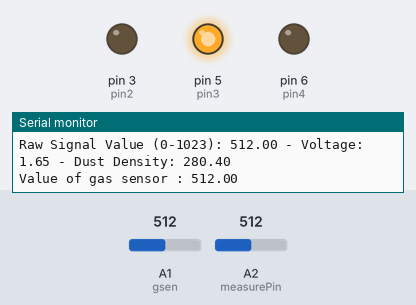
A sketch run on a simulated Arduino Uno, built with avr-gcc and run on an emulated ATmega328P. Shown: output pins drawn as LEDs (lit = HIGH), the last lines printed to the serial monitor. Inputs (shaded band) come from the test bench; at power-on: A2 (measurePin) = 512, A1 (gsen) = 512.

Above: at 1.8 s.
1.9 s: A2 (measurePin) set to 422
3.4 s: A2 (measurePin) set to 400
At 4.6 s:
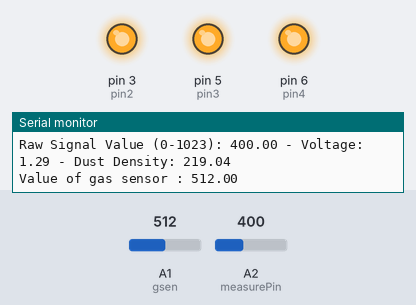
5.7 s: A2 (measurePin) set to 900
At 7.4 s:
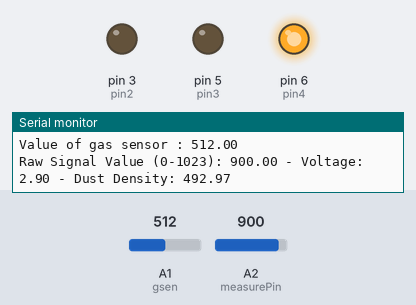
7.8 s: A2 (measurePin) set to 741
9.6 s: A2 (measurePin) set to 712
At 11.7 s:
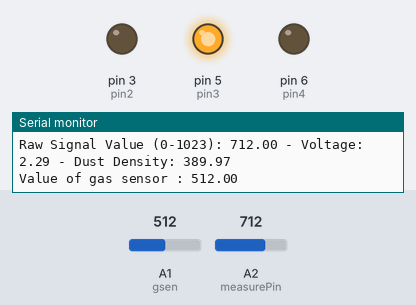
12.0 s: A2 (measurePin) set to 1023
At 13.6 s:
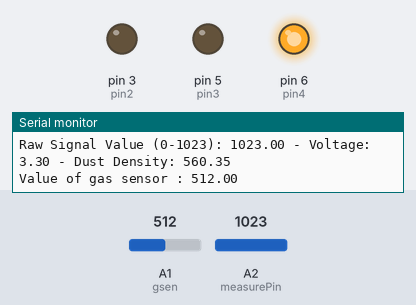
Timing chart, 0 to 15.1 s (numbered marks = the images above; inputs shaded):
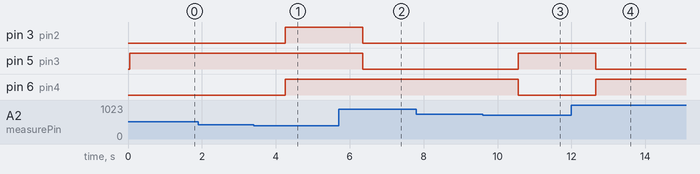

The sketch:

Main_Code.ino
```cpp
float sensorValue;
float DustVal;
int gsen = A1;
int dsen = A0;
int pin2 = 3;
int pin3 = 5;
int pin4 = 6;

int measurePin = 2;
int ledPower = 2;

int samplingTime = 280;
int deltaTime = 40;
int sleepTime = 9680;

float voMeasured = 0;
float calcVoltage = 0;
float dustDensity = 0;

float Normal_upper=100;
float Polluted_upper=225;
float Toxic_upper=400;
float hazardL = 600;

void setup()
{
  Serial.begin(9600);      // sets the serial port to 9600
  pinMode(pin2, OUTPUT);
  pinMode(pin3, OUTPUT);
  pinMode(pin4, OUTPUT);
  //pinMode(ledPower,OUTPUT);
}

void setColor(int red, int green, int blue)
{
  analogWrite(pin2, red);
  analogWrite(pin3, green);
  analogWrite(pin4, blue);
}

void loop()
{
  //setColor(255,0,0);
  digitalWrite(ledPower,LOW); // power on the LED
  delayMicroseconds(samplingTime);

  voMeasured = analogRead(measurePin); // read the dust value

  delayMicroseconds(deltaTime);
  digitalWrite(ledPower,HIGH); // turn the LED off
  delayMicroseconds(sleepTime);

  // 0 - 3.3V mapped to 0 - 1023 integer values
  // recover voltage
  calcVoltage = voMeasured * (3.3 / 1024);
  dustDensity = 1000*0.17 * calcVoltage - 0.1;

  Serial.print("Raw Signal Value (0-1023): ");
  Serial.print(voMeasured);

  Serial.print(" - Voltage: ");
  Serial.print(calcVoltage);

  Serial.print(" - Dust Density: ");
  Serial.println(dustDensity);


  sensorValue = analogRead(gsen);       // read analog input pin 0

  Serial.print("Value of gas sensor : ");
  Serial.println(sensorValue);

  if (dustDensity < Normal_upper) {
    setColor(255, 255 , 255);  //white
  }
  else if (dustDensity <Polluted_upper) {
    setColor(255,255, 255);  //white
  }
  else if (dustDensity <Toxic_upper) {
   setColor(0, 255, 0);  //green
  }
  else if (dustDensity < hazardL ){
    setColor(0,0,255);  //red
  }
  else {
    setColor(255, 0, 0);  // red
  }

  delay(1000);
}
```

Measured:
- the behaviour switches between 411 and 410 on A2 (measurePin) (found by bisection; images 0 and 1)
- the behaviour switches between 731 and 730 on A2 (measurePin) (found by bisection; images 2 and 3)
- after the input at 3.4 s, pin 3 (pin2), pin 6 (pin4): LOW → HIGH after 0.85 s
- after the input at 5.7 s, pin 3 (pin2), pin 5 (pin3): HIGH → LOW after 0.66 s
- after the input at 9.6 s, pin 5 (pin3): LOW → HIGH after 0.96 s; pin 6 (pin4): HIGH → LOW after 0.96 s
- after the input at 12.0 s, pin 5 (pin3): HIGH → LOW after 0.66 s; pin 6 (pin4): LOW → HIGH after 0.66 s
